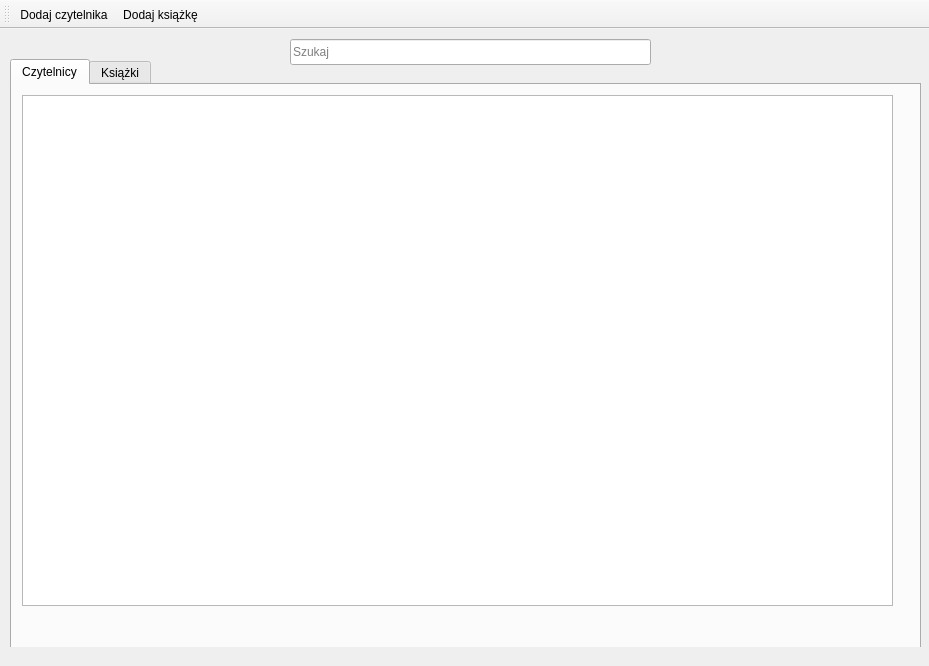
<?xml version="1.0" encoding="UTF-8"?>
<ui version="4.0">
 <class>MainWindow</class>
 <widget class="QMainWindow" name="MainWindow">
  <property name="geometry">
   <rect>
    <x>0</x>
    <y>0</y>
    <width>929</width>
    <height>666</height>
   </rect>
  </property>
  <property name="sizePolicy">
   <sizepolicy hsizetype="Fixed" vsizetype="Fixed">
    <horstretch>0</horstretch>
    <verstretch>0</verstretch>
   </sizepolicy>
  </property>
  <property name="minimumSize">
   <size>
    <width>929</width>
    <height>666</height>
   </size>
  </property>
  <property name="maximumSize">
   <size>
    <width>929</width>
    <height>666</height>
   </size>
  </property>
  <property name="windowTitle">
   <string>Biblioteka</string>
  </property>
  <widget class="QWidget" name="centralwidget">
   <widget class="QTabWidget" name="tabWidget">
    <property name="geometry">
     <rect>
      <x>10</x>
      <y>30</y>
      <width>911</width>
      <height>591</height>
     </rect>
    </property>
    <property name="currentIndex">
     <number>0</number>
    </property>
    <property name="documentMode">
     <bool>false</bool>
    </property>
    <widget class="QWidget" name="czytelnicy">
     <attribute name="title">
      <string>Czytelnicy</string>
     </attribute>
     <widget class="QTableView" name="czytelnicyTable">
      <property name="geometry">
       <rect>
        <x>10</x>
        <y>10</y>
        <width>871</width>
        <height>511</height>
       </rect>
      </property>
      <property name="frameShape">
       <enum>QFrame::StyledPanel</enum>
      </property>
      <property name="sortingEnabled">
       <bool>true</bool>
      </property>
      <attribute name="horizontalHeaderDefaultSectionSize">
       <number>220</number>
      </attribute>
      <attribute name="verticalHeaderVisible">
       <bool>false</bool>
      </attribute>
     </widget>
    </widget>
    <widget class="QWidget" name="ksiazki">
     <attribute name="title">
      <string>Książki</string>
     </attribute>
     <widget class="QTableView" name="ksiazkiTable">
      <property name="geometry">
       <rect>
        <x>10</x>
        <y>10</y>
        <width>871</width>
        <height>511</height>
       </rect>
      </property>
      <property name="sortingEnabled">
       <bool>true</bool>
      </property>
      <attribute name="horizontalHeaderDefaultSectionSize">
       <number>220</number>
      </attribute>
      <attribute name="verticalHeaderVisible">
       <bool>false</bool>
      </attribute>
     </widget>
    </widget>
   </widget>
   <widget class="QLineEdit" name="searchbar">
    <property name="geometry">
     <rect>
      <x>290</x>
      <y>10</y>
      <width>361</width>
      <height>26</height>
     </rect>
    </property>
    <property name="placeholderText">
     <string>Szukaj</string>
    </property>
   </widget>
  </widget>
  <widget class="QMenuBar" name="menubar">
   <property name="geometry">
    <rect>
     <x>0</x>
     <y>0</y>
     <width>929</width>
     <height>23</height>
    </rect>
   </property>
  </widget>
  <widget class="QStatusBar" name="statusbar">
   <property name="sizeGripEnabled">
    <bool>false</bool>
   </property>
  </widget>
  <widget class="QToolBar" name="toolBar">
   <property name="enabled">
    <bool>true</bool>
   </property>
   <property name="windowTitle">
    <string>toolBar</string>
   </property>
   <attribute name="toolBarArea">
    <enum>TopToolBarArea</enum>
   </attribute>
   <attribute name="toolBarBreak">
    <bool>false</bool>
   </attribute>
   <addaction name="actionDodaj_czytelnika"/>
   <addaction name="actionDodaj_ksiazke"/>
  </widget>
  <action name="actionDodaj_czytelnika">
   <property name="text">
    <string>Dodaj czytelnika</string>
   </property>
  </action>
  <action name="actionDodaj_ksiazke">
   <property name="text">
    <string>Dodaj książkę</string>
   </property>
  </action>
 </widget>
 <resources/>
 <connections/>
</ui>
